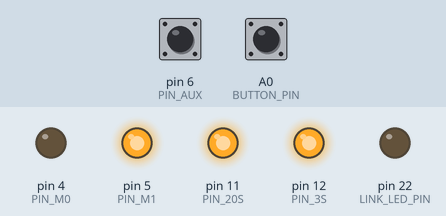
Bench run of a sketch on a simulated Arduino Mega 2560, built with avr-gcc and run on an emulated ATmega2560. Parts: output pins drawn as LEDs (lit = HIGH). The inputs (shaded band) are chosen by the test bench; at power-on: pin 6 (PIN_AUX) HIGH, A0 (BUTTON_PIN) HIGH. Random numbers use the default seed unless the sketch sets one.

Above: at 0.1 s.
Timing chart, 0 to 1.7 s (numbered marks = the images above):
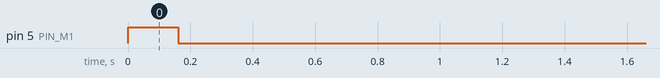

The sketch:

code_tinh_hieu_scooter.ino
```cpp
#include <avr/wdt.h> // Watchdog chống treo mạch khi chạy 24/7

// =========================================================================
// CẤU HÌNH MỨC KÍCH RIÊNG CHO CHÂN 11 VÀ CHÂN 12
// =========================================================================
// 1. Cấu hình cho CHÂN 12 (Đang dùng Mạch Relay kích mức THẤP - Active LOW):
#define PIN12_ON_STATE    LOW   // Xuất 0V (LOW) để BẬT Relay chân 12
#define PIN12_OFF_STATE   HIGH  // Xuất 5V (HIGH) để TẮT Relay chân 12

// 2. Cấu hình cho CHÂN 11:
// - Nếu chân 11 cũng nối vào Relay mức thấp giống chân 12 -> Để là LOW và HIGH
// - Nếu chân 11 nối vào Đèn LED thường -> Đổi thành HIGH (ON) và LOW (OFF)
#define PIN11_ON_STATE    LOW   // Đổi thành HIGH nếu chân 11 là đèn LED
#define PIN11_OFF_STATE   HIGH  // Đổi thành LOW nếu chân 11 là đèn LED

// --- KHAI BÁO CHÂN PHẦN CỨNG ---
#define BUTTON_PIN       A0 // Chân nút nhấn kích tín hiệu (Nối GND)
#define PIN_20S          11 // Chân kích 20 giây khi nhận tín hiệu từ mạch kia
#define PIN_3S           12 // Chân kích 3 giây khi nhấn A0 trong lúc chân 11 đang kích
#define LINK_LED_PIN     22 // Chân đèn LED báo kết nối sóng LoRa (Chớp tắt chu kỳ 1s)

#define PIN_M0           4
#define PIN_M1           5
#define PIN_AUX          6

#define LoRaSerial Serial1  // Chân 18 (TX1), 19 (RX1) trên Arduino Mega

// --- ĐỊNH NGHĨA GIAO THỨC KHUNG TRUYỀN 5 BYTE ---
#define HEADER_1         0xAA
#define HEADER_2         0x55
#define CMD_TRIG_20S     0x01 // Lệnh kích chân 11 trong 20 giây ở mạch nhận
#define CMD_ACK          0x02 // Lệnh phản hồi đã nhận thành công
#define CMD_TRIG_3S      0x03 // Lệnh kích chân 12 trong 3 giây khi xác nhận trong 20s
#define CMD_PING         0x04 // Gói tin dò sóng định kỳ (Heartbeat cho đèn chân 22)
#define FRAME_LEN        5

// --- CẤU HÌNH THỜI GIAN (NON-BLOCKING MILLIS) ---
const unsigned long DURATION_20S       = 60000UL; // Thời gian kích chân 11: 20 giây
const unsigned long DURATION_3S        = 5000UL;  // Thời gian kích chân 12: 3 giây
const unsigned long BLINK_HALF_PERIOD  = 500UL;   // Đèn chân 22 chớp tắt chu kỳ 1s (500ms Sáng + 500ms Tắt)
const unsigned long HEARTBEAT_INTERVAL = 2000UL;  // Chu kỳ phát gói dò sóng: 2 giây
const unsigned long LINK_TIMEOUT       = 5500UL;  // Quá 5.5 giây không nhận gói -> Mất sóng

const unsigned long RELEASE_STABLE_MS  = 200UL;   // Chân A0 phải nhả (HIGH) đủ 200ms mới mở khóa nhận nút
const unsigned long PRESS_DEBOUNCE_MS  = 80UL;    // Chân A0 phải nhấn (LOW) giữ đủ 80ms mới tính là hợp lệ
const unsigned long ACK_TIMEOUT        = 600UL;   // Chờ phản hồi ACK: 600 ms
const unsigned long UART_TIMEOUT       = 150UL;   // Tự xóa rác UART sau 150 ms
const uint8_t       MAX_RETRIES        = 5;       // Số lần phát lại tối đa

const bool TRIGGER_PIN12_BOTH_SIDES = true;

bool isPin11Active = false;
unsigned long pin11StartTime = 0;

bool isPin12Active = false;
unsigned long pin12StartTime = 0;

// --- BIẾN QUẢN LÝ ĐÈN BÁO SÓNG CHÂN 22 ---
bool isLoRaLinked = false;
unsigned long lastLoRaRxTime = 0;
unsigned long lastHeartbeatTxTime = 0;
unsigned long lastBlinkTime = 0;
uint8_t linkLedState = LOW;

// --- BIẾN CHỐNG KÍCH GIẢ NÚT NHẤN A0 ---
bool buttonArmed = false;
unsigned long highStateTimer = 0;
unsigned long lowStateTimer = 0;

// --- BIẾN TRUYỀN NHẬN LORA ---
bool waitingForAck = false;
uint8_t pendingCmd = CMD_TRIG_20S;
uint8_t currentPacketID = 0;
uint8_t retryCount = 0;
unsigned long lastTxTime = 0;

uint8_t rxBuffer[FRAME_LEN];
uint8_t rxIndex = 0;
unsigned long lastRxByteTime = 0;

uint8_t calculateCRC8(const uint8_t *data, uint8_t len) {
  uint8_t crc = 0x00;
  for (uint8_t i = 0; i < len; i++) {
    crc ^= data[i];
    for (uint8_t j = 0; j < 8; j++) {
      if (crc & 0x80) crc = (crc << 1) ^ 0x07;
      else crc <<= 1;
    }
  }
  return crc;
}

void waitAuxHigh(unsigned long timeoutMs) {
  unsigned long start = millis();
  while (digitalRead(PIN_AUX) == LOW) {
    if (millis() - start >= timeoutMs) break;
    wdt_reset();
  }
}

void configureLoRaMaxRange() {
  digitalWrite(PIN_M0, LOW);
  digitalWrite(PIN_M1, HIGH);
  delay(50);
  waitAuxHigh(500);

  while (LoRaSerial.available()) LoRaSerial.read();

  const uint8_t configCmd[] = {0xC0, 0x00, 0x07, 0x00, 0x00, 0x00, 0x62, 0x00, 0x28, 0x13};
  LoRaSerial.write(configCmd, sizeof(configCmd));
  LoRaSerial.flush();

  delay(100);
  waitAuxHigh(500);

  while (LoRaSerial.available()) LoRaSerial.read();

  digitalWrite(PIN_M0, LOW);
  digitalWrite(PIN_M1, LOW);
  delay(50);
  waitAuxHigh(500);

  while (LoRaSerial.available()) LoRaSerial.read();
}

bool sendLoRaFrame(uint8_t cmd, uint8_t packetID) {
  if (digitalRead(PIN_AUX) == LOW) return false;

  uint8_t frame[FRAME_LEN];
  frame[0] = HEADER_1;
  frame[1] = HEADER_2;
  frame[2] = cmd;
  frame[3] = packetID;
  frame[4] = calculateCRC8(frame, 4);

  LoRaSerial.write(frame, FRAME_LEN);
  return true;
}

// Bật chân 11 trong 20 giây
void activatePin11For20s(unsigned long now) {
  digitalWrite(PIN_20S, PIN11_ON_STATE);
  isPin11Active = true;
  pin11StartTime = now;
}

// Bật chân 12 trong 3 giây
void activatePin12For3s(unsigned long now) {
  digitalWrite(PIN_3S, PIN12_ON_STATE);
  isPin12Active = true;
  pin12StartTime = now;
}

void startReliableTx(uint8_t cmd, unsigned long now) {
  currentPacketID++;
  pendingCmd = cmd;
  retryCount = 0;
  waitingForAck = true;

  if (sendLoRaFrame(pendingCmd, currentPacketID)) {
    lastTxTime = now;
  } else {
    lastTxTime = now - ACK_TIMEOUT;
  }
}

void setup() {
  wdt_disable();

  // Đưa chân 11 và 12 lên mức HIGH (5V) TRƯỚC khi gọi pinMode OUTPUT
  // giúp Relay mức thấp không bị nháy "tạch" lúc mới cấp nguồn
  digitalWrite(PIN_20S, PIN11_OFF_STATE);
  pinMode(PIN_20S, OUTPUT);
  digitalWrite(PIN_20S, PIN11_OFF_STATE);

  digitalWrite(PIN_3S, PIN12_OFF_STATE);
  pinMode(PIN_3S, OUTPUT);
  digitalWrite(PIN_3S, PIN12_OFF_STATE);

  digitalWrite(LINK_LED_PIN, LOW);
  pinMode(LINK_LED_PIN, OUTPUT);
  digitalWrite(LINK_LED_PIN, LOW);

  pinMode(BUTTON_PIN, INPUT_PULLUP);

  pinMode(PIN_M0, OUTPUT);
  pinMode(PIN_M1, OUTPUT);
  pinMode(PIN_AUX, INPUT_PULLUP);

  LoRaSerial.begin(9600);
  configureLoRaMaxRange();

  randomSeed(analogRead(A5));
  unsigned long now = millis();
  lastHeartbeatTxTime = now - random(0, 1000);
  highStateTimer = now;
  lowStateTimer = now;

  wdt_enable(WDTO_4S);
}

void loop() {
  wdt_reset();
  unsigned long currentMillis = millis();

  // 1. ĐỌC CHÂN A0
  uint8_t reading = digitalRead(BUTTON_PIN);

  if (reading == HIGH) {
    lowStateTimer = currentMillis;
    if (!buttonArmed && (currentMillis - highStateTimer >= RELEASE_STABLE_MS)) {
      buttonArmed = true;
    }
  } else {
    highStateTimer = currentMillis;

    if (buttonArmed && (currentMillis - lowStateTimer >= PRESS_DEBOUNCE_MS)) {
      buttonArmed = false;

      if (isPin11Active) {
        activatePin12For3s(currentMillis);
        if (TRIGGER_PIN12_BOTH_SIDES) {
          startReliableTx(CMD_TRIG_3S, currentMillis);
        }
      } else {
        startReliableTx(CMD_TRIG_20S, currentMillis);
      }
    }
  }

  // 2. TỰ ĐỘNG PHÁT LẠI KHI CHƯA NHẬN ĐƯỢC ACK
  if (waitingForAck) {
    if (currentMillis - lastTxTime >= ACK_TIMEOUT) {
      if (retryCount < MAX_RETRIES) {
        if (sendLoRaFrame(pendingCmd, currentPacketID)) {
          retryCount++;
          lastTxTime = currentMillis;
        }
      } else {
        waitingForAck = false;
      }
    }
  }

  // 3. PHÁT GÓI DÒ SÓNG ĐỊNH KỲ (CHO ĐÈN CHÂN 22)
  if (!waitingForAck && (currentMillis - lastHeartbeatTxTime >= HEARTBEAT_INTERVAL)) {
    if (sendLoRaFrame(CMD_PING, 0)) {
      lastHeartbeatTxTime = currentMillis;
    }
  }

  // 4. NHẬN DỮ LIỆU LORA, KIỂM TRA CRC8 & XỬ LÝ LỆNH
  if (rxIndex > 0 && (currentMillis - lastRxByteTime > UART_TIMEOUT)) {
    rxIndex = 0;
  }

  while (LoRaSerial.available() > 0) {
    uint8_t b = LoRaSerial.read();
    lastRxByteTime = currentMillis;

    if (rxIndex == 0 && b != HEADER_1) continue;
    if (rxIndex == 1 && b != HEADER_2) {
      rxIndex = (b == HEADER_1) ? 1 : 0;
      continue;
    }

    rxBuffer[rxIndex++] = b;

    if (rxIndex == FRAME_LEN) {
      rxIndex = 0;

      if (calculateCRC8(rxBuffer, 4) == rxBuffer[4]) {
        uint8_t cmd = rxBuffer[2];
        uint8_t pktID = rxBuffer[3];

        lastLoRaRxTime = currentMillis;
        isLoRaLinked = true;
        lastHeartbeatTxTime = currentMillis - (HEARTBEAT_INTERVAL / 2);

        if (cmd == CMD_TRIG_20S) {
          activatePin11For20s(currentMillis);
          waitAuxHigh(100);
          sendLoRaFrame(CMD_ACK, pktID);
        }
        else if (cmd == CMD_TRIG_3S) {
          activatePin12For3s(currentMillis);
          waitAuxHigh(100);
          sendLoRaFrame(CMD_ACK, pktID);
        }
        else if (cmd == CMD_ACK) {
          if (waitingForAck && pktID == currentPacketID) {
            waitingForAck = false;
          }
        }
      }
    }
  }

  // 5. HẸN GIỜ TẮT CHÂN 11 (SAU 20 GIÂY) & TẮT CHÂN 12 (SAU 3 GIÂY)
  if (isPin11Active && (currentMillis - pin11StartTime >= DURATION_20S)) {
    digitalWrite(PIN_20S, PIN11_OFF_STATE);
    isPin11Active = false;
  }

  if (isPin12Active && (currentMillis - pin12StartTime >= DURATION_3S)) {
    digitalWrite(PIN_3S, PIN12_OFF_STATE);
    isPin12Active = false;
  }

  // 6. ĐIỀU KHIỂN ĐÈN BÁO SÓNG CHÂN 22 (CHỚP TẮT CHU KỲ 1S KHI CÓ SÓNG)
  if (isLoRaLinked && (currentMillis - lastLoRaRxTime > LINK_TIMEOUT)) {
    isLoRaLinked = false;
  }

  if (isLoRaLinked) {
    if (currentMillis - lastBlinkTime >= BLINK_HALF_PERIOD) {
      lastBlinkTime = currentMillis;
      linkLedState = (linkLedState == LOW) ? HIGH : LOW;
      digitalWrite(LINK_LED_PIN, linkLedState);
    }
  } else {
    if (linkLedState != LOW) {
      linkLedState = LOW;
      digitalWrite(LINK_LED_PIN, LOW);
    }
  }
}
```
